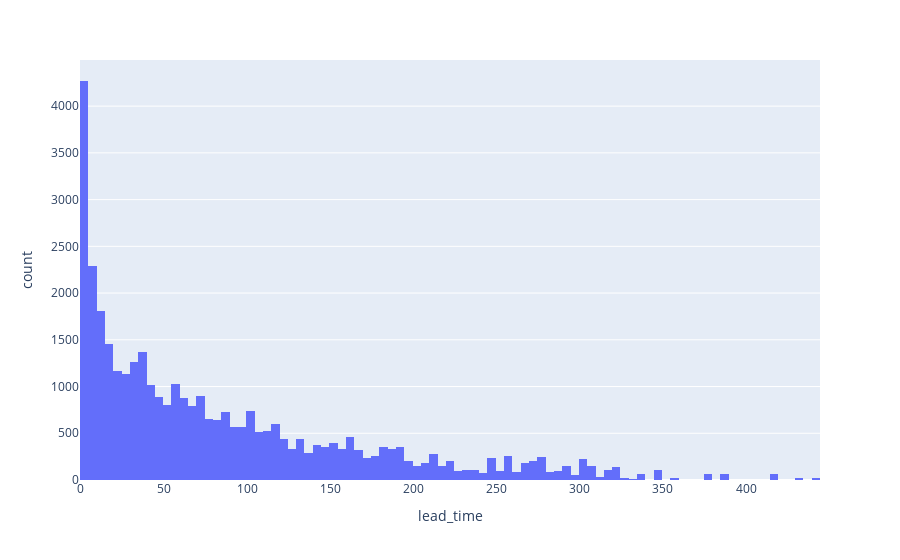

Notebook cell for this chart:
### Code cell
px.histogram(df,x=df["lead_time"])

### Figure 1 — Plotly figure (JSON) as saved in the notebook; plotly's stock layout.template omitted (floating-point values rounded to 4 significant figures; data arrays with more than 128 entries replaced by an {"elided": "..."} marker saying what was removed)
{"data": [{"bingroup": "x", "hovertemplate": "lead_time=%{x}<br>count=%{y}<extra></extra>", "legendgroup": "", "marker": {"color": "#636efa", "pattern": {"shape": ""}}, "name": "", "orientation": "v", "showlegend": false, "type": "histogram", "x": {"elided": "36248 int values"}, "xaxis": "x", "yaxis": "y"}], "layout": {"barmode": "relative", "legend": {"tracegroupgap": 0}, "margin": {"t": 60}, "xaxis": {"anchor": "y", "domain": [0, 1], "title": {"text": "lead_time"}}, "yaxis": {"anchor": "x", "domain": [0, 1], "title": {"text": "count"}}}}
